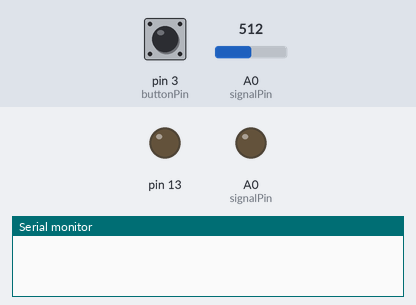
Recording of a sketch running on a simulated Arduino Uno, built with avr-gcc and run on an emulated ATmega328P. Shown: output pins drawn as LEDs (lit = HIGH), the last lines printed to the serial monitor. The test bench sets the inputs (shaded band); at power-on: pin 3 (buttonPin) LOW, A0 (signalPin) = 512.

Above: at 1.2 s.
1.3 s: pin 3 (buttonPin) pulled HIGH for 0.15 s
At 2.0 s:
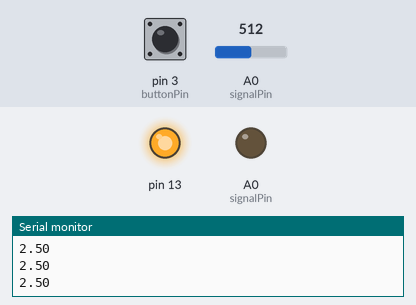
Timing chart, 0 to 22.9 s (numbered marks = the images above; inputs shaded):
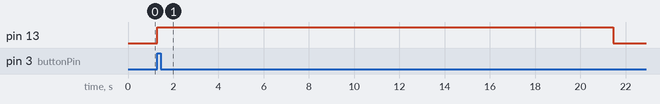

The sketch:

Lab6.ino
```cpp
const int buttonPin = 3;     // the number of the pushbutton pin
const int signalPin =  A0;      // the number of the signal pin
unsigned long previousMillis = 0;
unsigned long currentMillis = 0;
const long interval = 20000; // the to run after interrupt
// flag for interrupt to avoid run automatically after power on
boolean interFlag = false;

void setup() {
  Serial.begin(3200);
  pinMode(signalPin, OUTPUT);
  // initialize the pushbutton pin as an input:
  pinMode(buttonPin, INPUT);
  // initialize the build-in led as a flag for us to see when interrupt happpens
  pinMode(13, OUTPUT);
  // jump to the isr() when the button changes
  attachInterrupt(digitalPinToInterrupt(3), isr, CHANGE);
}

void loop() {
  // read currentMillis to calculate time has passed
  currentMillis = millis();
  // if the time passed is smaller than the interval and we are in interrupt
  //then read data from analog pin and light up the led
  if ( interFlag && currentMillis - previousMillis <= interval) {
    float raw = analogRead(signalPin);
    float val = raw * 5.0 / 1023.0;
    Serial.println(val);
    digitalWrite(13, HIGH);
  }
  // otherwise, don't read and set the led to low
  else
    digitalWrite(13, LOW);
}
// set the interrupt flag as true and set previousMillis
void isr() {
  interFlag = true;
  previousMillis = millis();
}
```

Measured:
- after the input at 1.3 s, pin 13: LOW → HIGH at once, → LOW 20.2 s later
